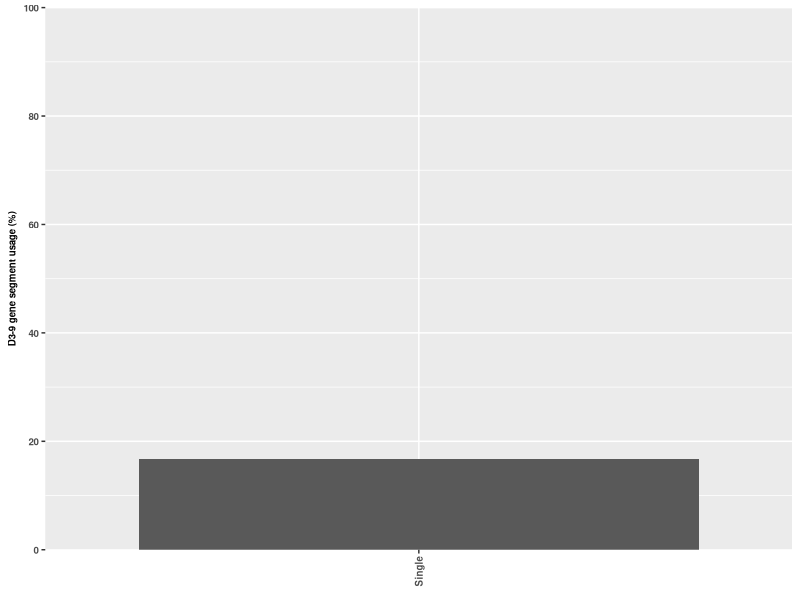

This figure's R source:
#R code
library(ggplot2)
library(data.table)
library(scales)
library(RColorBrewer)
library(readr)
library(tidyr)
library(reshape)
library(stringr)
library(dplyr)
library(ggrepel)
library(gridExtra)
require(cowplot)

HDusage_by_subject_bar_plot <- function(table_summary){
  textsize <- 7
  p <-  ggplot(table_summary, aes(Subject, HD39_percent*100)) + 
	  geom_bar(stat="identity",position=position_dodge()) +
	  theme(plot.title=element_text(size=textsize,face="bold"),
		axis.title=element_text(size=textsize,face="bold"),
		axis.text=element_text(size=textsize,face="bold"),
		axis.text.x=element_text(angle = 90, hjust = 0.5,size=textsize, vjust=0.5,face="bold"),
		legend.key.size=unit(0.6,'lines'),
		legend.title=element_blank(),
		legend.text=element_text(size=textsize,face="bold"),
		legend.position='right') +
	  scale_y_continuous(breaks=c(0,20,40,60,80,100),labels=c('0','20','40','60','80','100'),expand=c(0,0),limits=c(0,100)) +
	  scale_fill_manual(values=c('gray30','gray70'),drop=FALSE) +
	  ylab(bquote(bold('D3-9 gene segment usage (%)'))) +
	  xlab(bquote(bold('')))
  ggsave('graph/HD39_Pappas_Patient_usage.png',p,height=2.42,width=1)
  }

table_summary <- read_tsv('result/Dgene_Pappas_Patient_summary.tsv') %>%
                   mutate(HD39_percent=HD39_count/Total_count) %>%
                   mutate(Other_count=HD39_count-ILTG_count-LRYFDWL_count) %>%
                   mutate(Subject=factor(Subject,levels=Subject))
HDusage_by_subject_bar_plot(table_summary)
